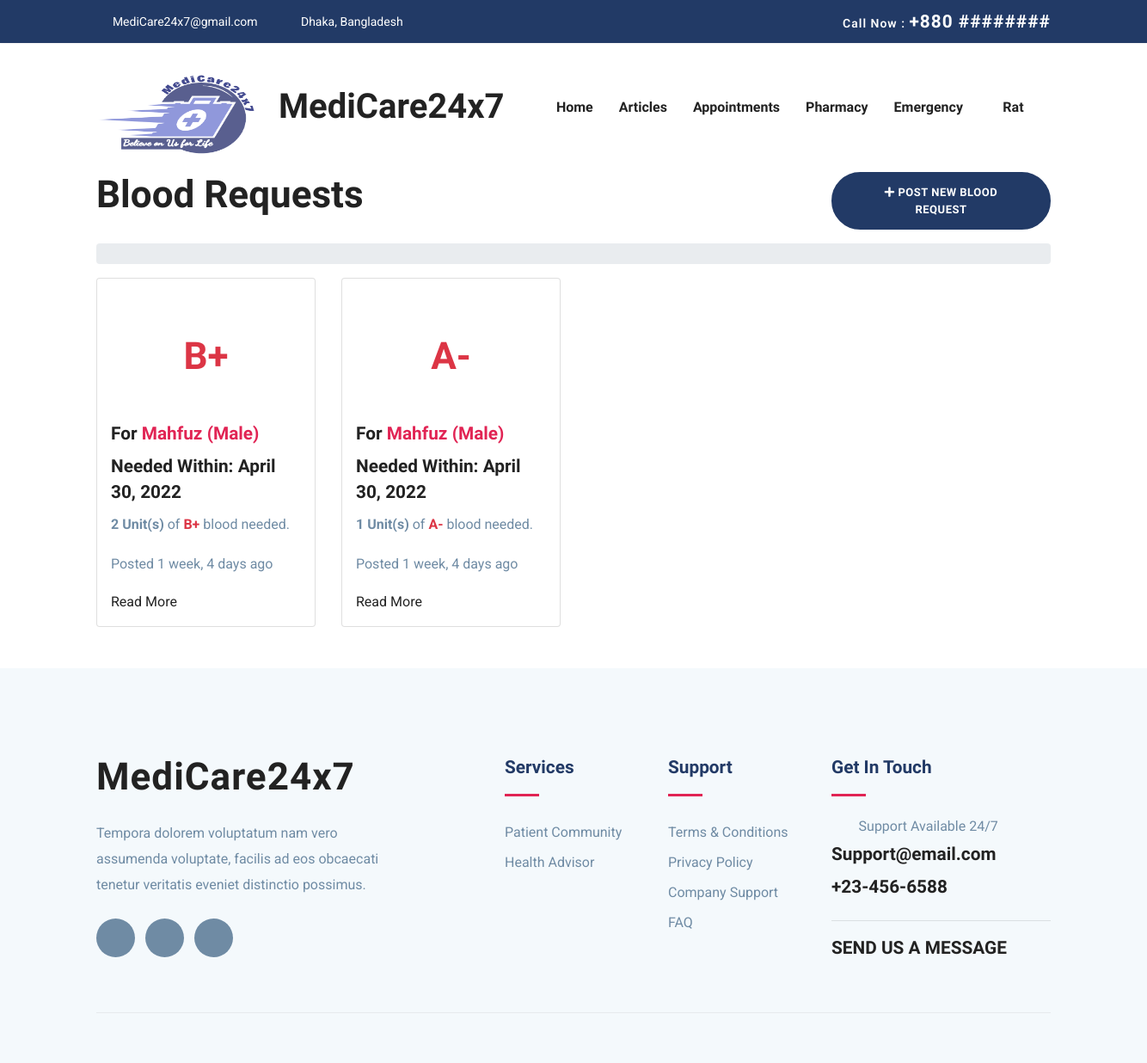
The page /blood-donation-home (signed in) on the database its author committed.
### accounts/models.py (models this page shows, shortened)
class UserModel(AbstractBaseUser, PermissionsMixin):
    email = models.EmailField(max_length=255, unique=True)  # Email
    name = models.CharField(max_length=255)  # Name
    is_patient = models.BooleanField(default=False)  # True if patient
    is_doctor = models.BooleanField(default=False)  # True if doctor
    is_active = models.BooleanField(default=True)  # True if active
    is_staff = models.BooleanField(default=False)
    is_admin = models.BooleanField(default=False)
    is_superuser = models.BooleanField(default=False)
    date_joined = models.DateTimeField(auto_now_add=True)
    USERNAME_FIELD = 'email'
    REQUIRED_FIELDS = ['name']  # Email & Password are required by default.
    objects = MyUserManager()  # User manager for the User Model
    def __str__(self):
        return self.email

### blood_donation/models.py (models this page shows, shortened)
class BloodRequestModel(models.Model):
    user = models.ForeignKey(UserModel, on_delete=models.CASCADE) # user who requested blood
    patient_name = models.CharField(max_length=100) # patient's name
    gender = models.CharField(max_length=255)
    blood_group = models.CharField(max_length=255)
    quantity = models.IntegerField() # quantity of blood requested
    location = models.TextField(max_length=255)
    is_emergency = models.BooleanField(default=False) # is this request for an emergency
    is_active = models.BooleanField(default=True) # is this request active
    needed_within = models.DateField() # when is the blood needed
    phone = models.CharField(max_length=20)
    note = models.TextField(blank=True, null=True)
    posted_on = models.DateTimeField(auto_now_add=True)

### blood_donation/views.py (the view)
# urls.py: path('blood-donation-home', views.blood_donation_home_view, name='blood-donation-home'), # path for home page
@login_required(login_url="login")
def blood_donation_home_view(request):  # blood donation home page
    blood_requests = BloodRequestModel.objects.filter(is_active=True).order_by('-posted_on') # get all active blood requests by date posted on descending order
    paginator = Paginator(blood_requests, 16) # Show 16 requests per page
    page = request.GET.get('page', 1) # get page number from url
    try:
        blood_requests = paginator.page(page) # get the requested page
    except PageNotAnInteger: # if page is not an integer, deliver first page
        blood_requests = paginator.page(1)
    except EmptyPage: # if page is out of range, deliver last page of results
        blood_requests = paginator.page(paginator.num_pages)
    context = { # context to pass to template
        'blood_requests': blood_requests,
    }
    return render(request, 'blood_donation/blood-donation-home.html' ,context) # render the page to see all the requests

### templates/blood_donation/blood-donation-home.html (shortened to what this page needs)
{% extends "base.html" %}
{% load static %}
{% block content %}
<section>
    <div class="container">
        <div class="row">
            <div class="col-lg-6 col-md-12">
                <div class="blog-breadcrumbs-area">
                    <div class="blog-breadcrumbs-left">
                        <h2>Blood Requests</h2>
                    </div>
                </div>
            </div>
            <div class="col-lg-3 col-md-12">
            </div>
            <div class="col-lg-3 col-md-12">
                {% if user.is_authenticated %}
                <a href="{% url 'blood-donation-post-request' %}"
                   class="btn btn-main btn-round-full text-center"><i
                        class="fa fa-plus"></i>
                    <span>Post New Blood Request</span>
                </a>
                {% endif %}
            </div>
        </div>
        <div class="row mt-3">
            <div class="col-lg-12">
                <div class="blog-breadcrumbs-right">
                    <ol class="breadcrumb">
                    </ol>
                </div>
            </div>
        </div>
    </div>
    <div class="container">
        <div class="row">
            <div class="col-lg-12">
                <div class="row mb-5">
                    {% for post in blood_requests %}
                    <div class="col-lg-3 col-md-3 col-sm-4">
                        <div class="card p-3 rounded">
                            <div class="single-blog-right">
                                <div class="m-5">
                                    <p class="h2 text-center text-danger">{{ post.blood_group }}</p>
                                </div>
                                <div class="blog-author">
                                    <h4>For
                                        <span class="text-color-2">{{ post.patient_name }}
                                            ({{ post.gender }})</span>
                                    </h4>
                                </div>
                                <div class="blog-content">
                                    <h4>Needed Within: {{ post.needed_within }}</h4>
                                    <p><strong class="strong">{{ post.quantity }} Unit(s)</strong> of
                                        <strong class="text-danger">{{ post.blood_group }}</strong>
                                        blood needed.</p>
                                    <p>Posted {{ post.posted_on|timesince }} ago</p>
                                    <div class="readmore_area">
                                        <a href="{% url 'blood-donation-request-detail' post.id %}"
                                           data-hover="Read More"><span>Read More</span></a>
                                    </div>
                                </div>
                            </div>
                        </div>
                    </div>
                    {% endfor %}
                </div>
            </div>
        </div>
    </div>
</section>
{% endblock %}

### templates/navbar.html (shortened to what this page needs)
{% load static %}
<nav class="navbar navbar-expand-lg navigation" id="navbar">
    <div class="container">
        <a class="navbar-brand" href="{% url 'home' %}">
            <h1><img src="{% static 'images/logo1.png' %}" alt="" class="img-fluid" style="width: 212px ;height: 106px;">MediCare24x7</h1>
        </a>
        <div class="collapse navbar-collapse" id="navbarmain">
            <ul class="navbar-nav ml-auto">
                <li class="nav-item active">
                    <a class="nav-link" href="{% url 'home' %}">Home</a>
                </li>
                <li class="nav-item"><a class="nav-link" href="#">Articles</a></li>
                {% if request.user.is_authenticated and request.user.is_doctor %}
                <li class="nav-item">
                    <a class="nav-link" href="{%url 'doctor-all-appointments'%}">Appointments</a>
                </li>
                <li class="nav-item">
                    <a class="nav-link" href="{%url 'heart-risk'%}">Test Prediction</a>
                </li>
                {% elif request.user.is_authenticated and request.user.is_patient %}
                <li class="nav-item">
                    <a class="nav-link" href="{%url 'patient-all-appointments'%}">Appointments</a>
                </li>
                <li class="nav-item">
                    <a class="nav-link" href="{% url 'pharmacy-home' %}">Pharmacy</a>
                </li>
                {% endif %}
                {% if request.user.is_authenticated %}
                <li class="nav-item dropdown">
                    <a class="nav-link dropdown-toggle" href="" id="dropdown02"
                       data-toggle="dropdown" aria-haspopup="true" aria-expanded="false">Emergency <i
                            class="icofont-thin-down"></i></a>
                            Others Blood Request</a></li>
                    </ul>
                {% endif %}
                {% if request.user.is_authenticated %}
                <li class="nav-item dropdown">
                    <a class="nav-link dropdown-toggle" href="#" id="dropdown03" data-toggle="dropdown"
                       aria-haspopup="true" aria-expanded="false">{{ request.user.name }} <i
                            class="icofont-thin-down"></i></a>
                </li>
                {% endif %}
        </div>
    </div>
</nav>

### static-files/css/style.css (style rules this page uses)
html { overflow-x: hidden; }
body { line-height: 1.6; font-family: "Roboto", sans-serif; -webkit-font-smoothing: antialiased; font-size: 16px; color: #6F8BA4; font-weight: 400; }
h1, .h1, h2, .h2, h3, .h3, h4, .h4, h5, .h5, h6, .h6 { font-family: "Exo", sans-serif; font-weight: 700; color: #222; }
h1, .h1 { font-size: 2.5rem; }
h2, .h2 { font-size: 44px; }
h4, .h4 { font-size: 1.3rem; line-height: 30px; }
p { line-height: 30px; }
.btn { display: inline-block; font-size: 14px; font-size: 0.8125rem; font-weight: 700; letter-spacing: .5px; padding: .75rem 2rem; font-family: "Exo", sans-serif; text-transform: uppercase; border-radius: 5px; border: 2px solid transparent; transition: all .35s ease; }
.btn-main { background: #223a66; color: #fff; border-color: #223a66; }
.btn-round-full { border-radius: 50px; }
a { color: #222; text-decoration: none; transition: all .35s ease; }
#navbarmain { padding: 20px 0px; }
#navbarmain .nav-link { font-weight: 600; padding: 10px 15px; color: #222; font-family: "Exo", sans-serif; text-transform: capitalize; font-size: 16px; transition: all .25s ease; }
.dropdown-toggle::after { display: none; }
.navbar-brand { margin-top: 10px; }
.text-color-2 { color: #e12454; }

### rows shown on the page
UserModel: user.name "Rat"
BloodRequestModel: blood_group "B+", patient_name "Mahfuz", gender "Male", needed_within "April 30, 2022", quantity "2", posted_on "1 week, 4 days"
BloodRequestModel: blood_group "A-", patient_name "Mahfuz", gender "Male", needed_within "April 30, 2022", quantity "1", posted_on "1 week, 4 days"
